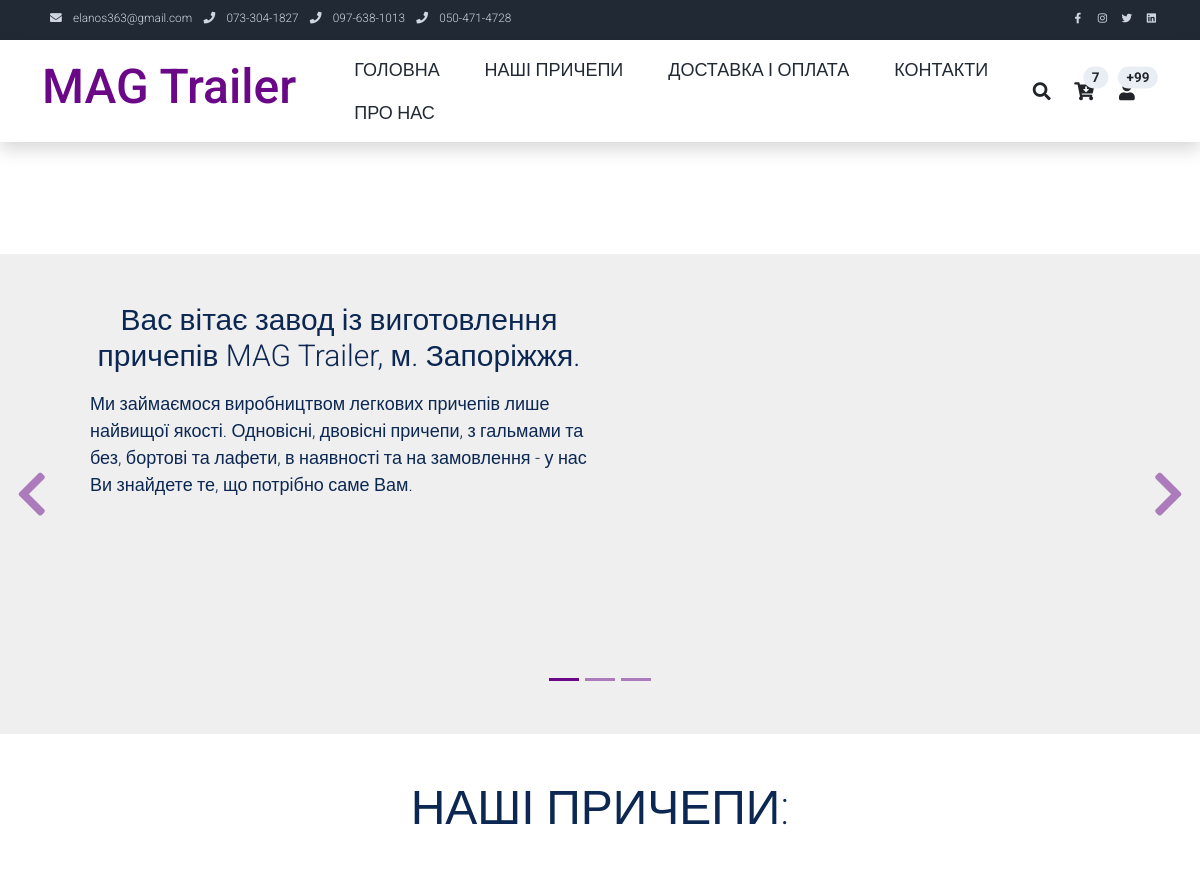
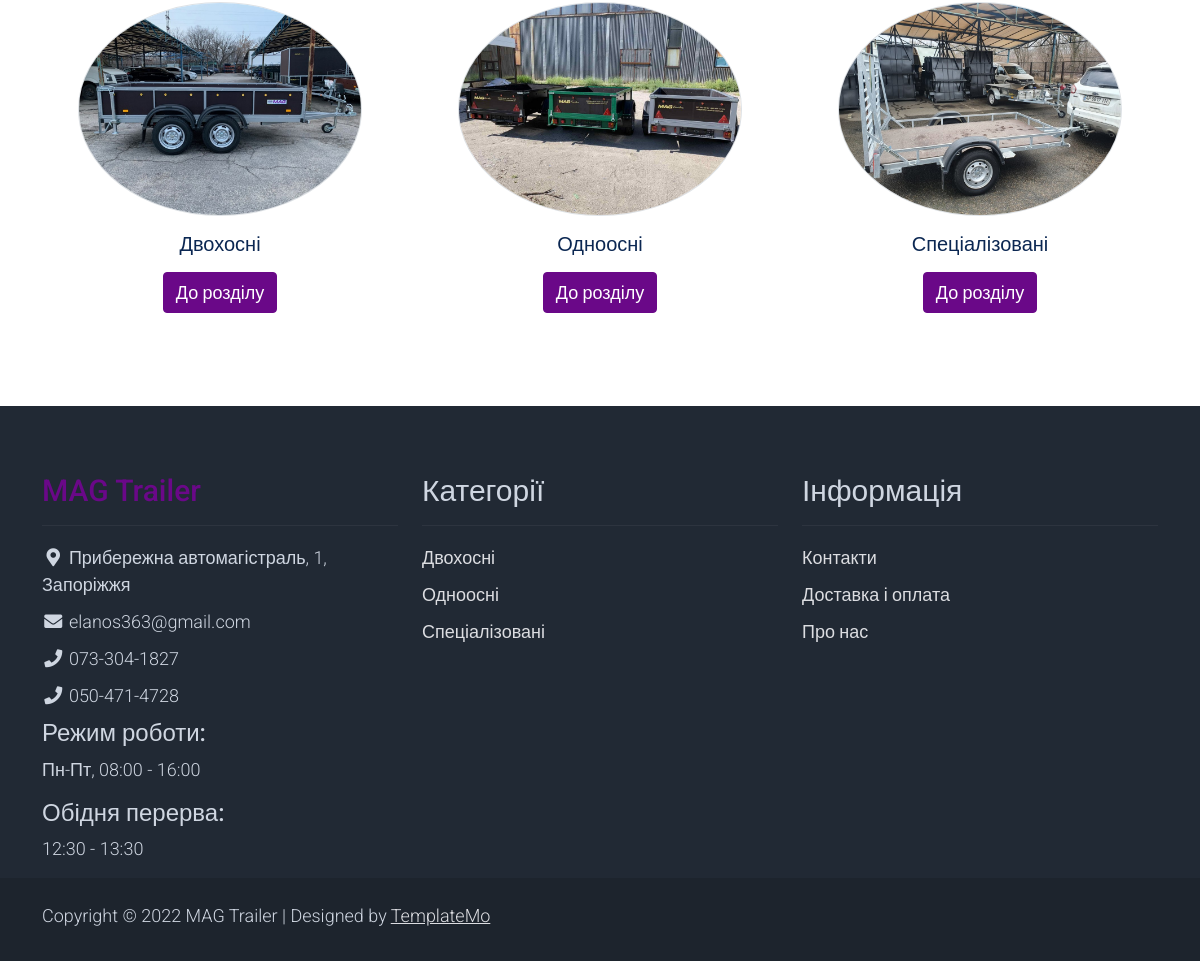
The page / on the database its author committed (2 pictures, top to bottom).
### pages/models.py (models this page shows, shortened)
class Category(models.Model):
    name = models.CharField(max_length=100, db_index=True, verbose_name='Категорія')
    slug = models.SlugField(max_length=100, db_index=True, unique=True)
    image = models.ImageField(upload_to='products_images/%Y/%m/%d', blank=True, null=True)
    class Meta:
        ordering = ('name', )
        verbose_name = 'Категорія'
        verbose_name_plural = 'Категорії'
    def get_absolute_url(self):
        return reverse('all_categories', kwargs={'cat_slug': self.slug})

### pages/views.py (the view)
# urls.py: path('', index, name='home'),
def index(request):
    context = {
        'menu': menu,
        'title': 'Завод автомобільних причепів MAG Trailer'
    }
    return render(request, 'pages/index.html', context=context)

### pages/templatetags/pages_tags.py (called while the page is built)
@register.simple_tag(name='getcats')
def get_categories():
    return Category.objects.all()

### pages/templates/pages/index.html (shortened to what this page needs)
{% extends 'pages/base.html' %}
{% load static %}
{% block content %}
    <section class="container py-5">
    </section>
    <div id="template-mo-zay-hero-carousel" class="carousel slide" data-bs-ride="carousel">
        <ol class="carousel-indicators">
            <li data-bs-target="#template-mo-zay-hero-carousel" data-bs-slide-to="0" class="active"></li>
            <li data-bs-target="#template-mo-zay-hero-carousel" data-bs-slide-to="1"></li>
            <li data-bs-target="#template-mo-zay-hero-carousel" data-bs-slide-to="2"></li>
        </ol>
        <div class="carousel-inner">
            <div class="carousel-item active">
                <div class="container">
                    <div class="row p-5">
                        <div class="mx-auto col-md-8 col-lg-6 order-lg-last">
                        </div>
                        <div class="col-lg-6 mb-0 d-flex align-items-center">
                            <div class="text-align-left align-self-center">
                                <h3 class="h2">
                                    <center>Вас вітає завод із виготовлення причепів MAG Trailer, м. Запоріжжя.</center>
                                </h3>
                                <p>
                                    <p>
                                    Ми займаємося виробництвом легкових причепів лише найвищої якості. Одновісні,
                                    двовісні причепи, з гальмами та без, бортові та лафети, в наявності та на замовлення
                                    - у нас Ви знайдете те, що потрібно саме Вам.
                                    </p>
                                </p>
                            </div>
                        </div>
                    </div>
                </div>
            </div>
        </div>
        <a class="carousel-control-prev text-decoration-none w-auto ps-3" href="#template-mo-zay-hero-carousel" role="button" data-bs-slide="prev">
            <i class="fas fa-chevron-left"></i>
        </a>
        <a class="carousel-control-next text-decoration-none w-auto pe-3" href="#template-mo-zay-hero-carousel" role="button" data-bs-slide="next">
            <i class="fas fa-chevron-right"></i>
        </a>
    </div>
    <section class="container py-5">
        <div class="row text-center pt-3">
            <div class="col-lg-6 m-auto">
                <h1 class="h1">НАШІ ПРИЧЕПИ:</h1>
            </div>
        </div>
        <div class="row">
            {% load pages_tags %}
            {% getcats as categories %}
            {% for c in categories %}
            <div class="col-12 col-md-4 p-5 mt-3">
                {% if c.image %}
                <a href="{{ c.get_absolute_url }}"><img src="{{c.image.url}}" class="rounded-circle img-fluid border"></a>
                {% endif %}
                <h5 class="text-center mt-3 mb-3">{{c.name}}</h5>
                <p class="text-center"><a class="btn btn-success" href="{{ c.get_absolute_url }}">До розділу</a></p>
            </div>
            {% endfor %}
        </div>
    </section>
{% endblock %}

### pages/templates/pages/base.html (shortened to what this page needs)
{% load static %}
<!DOCTYPE html>
<html lang="en">
<head>
    <link rel="stylesheet" href="{% static 'pages/css/bootstrap.min.css' %}">
    <link rel="stylesheet" href="{% static 'pages/css/templatemo.css' %}">
    <link rel="stylesheet" href="{% static 'pages/css/custom.css' %}">
    <link rel="stylesheet" href="{% static 'pages/css/fontawesome.min.css' %}">
</head>
<body>
    <nav class="navbar navbar-expand-lg bg-dark navbar-light d-none d-lg-block" id="templatemo_nav_top">
        <div class="container text-light">
            <div class="w-100 d-flex justify-content-between">
                <div>
                    <i class="fa fa-envelope mx-2"></i>
                    <a class="navbar-sm-brand text-light text-decoration-none">elanos363@gmail.com</a>
                    <i class="fa fa-phone mx-2"></i>
                    <a class="navbar-sm-brand text-light text-decoration-none">073-304-1827</a>
                    <i class="fa fa-phone mx-2"></i>
                    <a class="navbar-sm-brand text-light text-decoration-none">097-638-1013</a>
                    <i class="fa fa-phone mx-2"></i>
                    <a class="navbar-sm-brand text-light text-decoration-none">050-471-4728</a>
                </div>
                <div>
                    <a class="text-light" href="https://fb.com/templatemo" target="_blank" rel="sponsored"><i class="fab fa-facebook-f fa-sm fa-fw me-2"></i></a>
                    <a class="text-light" href="https://www.instagram.com/" target="_blank"><i class="fab fa-instagram fa-sm fa-fw me-2"></i></a>
                    <a class="text-light" href="https://twitter.com/" target="_blank"><i class="fab fa-twitter fa-sm fa-fw me-2"></i></a>
                    <a class="text-light" href="https://www.linkedin.com/" target="_blank"><i class="fab fa-linkedin fa-sm fa-fw"></i></a>
                </div>
            </div>
        </div>
    </nav>
    <nav class="navbar navbar-expand-lg navbar-light shadow">
        <div class="container d-flex justify-content-between align-items-center">
            <a class="navbar-brand text-success logo h1 align-self-center" href="{% url 'home' %}">
                MAG Trailer
            </a>
            <div class="align-self-center collapse navbar-collapse flex-fill  d-lg-flex justify-content-lg-between" id="templatemo_main_nav">
                <div class="flex-fill">
                    <ul class="nav navbar-nav d-flex justify-content-between mx-lg-auto">
                        {% for m in menu %}
                        <li class="nav-item">
                            <a class="nav-link" href="{% url m.url_name %}">{{ m.title }}</a>
                        </li>
                        {% endfor %}
                    </ul>
                </div>
                <div class="navbar align-self-center d-flex">
                    <a class="nav-icon d-none d-lg-inline" href="#" data-bs-toggle="modal" data-bs-target="#templatemo_search">
                        <i class="fa fa-fw fa-search text-dark mr-2"></i>
                    </a>
                    <a class="nav-icon position-relative text-decoration-none" href="#">
                        <i class="fa fa-fw fa-cart-arrow-down text-dark mr-1"></i>
                        <span class="position-absolute top-0 left-100 translate-middle badge rounded-pill bg-light text-dark">7</span>
                    </a>
                    <a class="nav-icon position-relative text-decoration-none" href="#">
                        <i class="fa fa-fw fa-user text-dark mr-3"></i>
                        <span class="position-absolute top-0 left-100 translate-middle badge rounded-pill bg-light text-dark">+99</span>
                    </a>
                </div>
            </div>
        </div>
    </nav>
{% block content %}
{% endblock %}
    <footer class="bg-dark" id="tempaltemo_footer">
        <div class="container">
            <div class="row">
                <div class="col-md-4 pt-5">
                    <h2 class="h2 text-success border-bottom pb-3 border-light logo">MAG Trailer</h2>
                    <ul class="list-unstyled text-light footer-link-list">
                        <li>
                            <i class="fas fa-map-marker-alt fa-fw"></i>
                            Прибережна автомагістраль, 1, Запоріжжя
                        </li>
                        <li>
                            <i class="fa fa-envelope fa-fw"></i>
                            elanos363@gmail.com
                        </li>
                        <li>
                            <i class="fa fa-phone fa-fw"></i>
                            073-304-1827
                        </li>
                        <li>
                            <i class="fa fa-phone fa-fw"></i>
                            050-471-4728
                        </li>
                        <li>
                            <h4 class="text-decoration-none">Режим роботи:</h4>
                            <p>Пн-Пт, 08:00 - 16:00</p>
                            <h4 class="text-decoration-none">Обідня перерва:</h4>
                            <p>12:30 - 13:30</p>
                        </li>
                    </ul>
                </div>
                <div class="col-md-4 pt-5">
                    <h2 class="h2 text-light border-bottom pb-3 border-light">Категорії</h2>
                    <ul class="list-unstyled text-light footer-link-list">
                        {% load pages_tags %}
                        {% getcats as categories %}
                        {% for c in categories %}
                        <li><a class="text-decoration-none" href="{{c.get_absolute_url}}">{{c.name}}</a></li>
                        {% endfor %}
                    </ul>
                </div>
                <div class="col-md-4 pt-5">
                    <h2 class="h2 text-light border-bottom pb-3 border-light">Інформація</h2>
                    <ul class="list-unstyled text-light footer-link-list">
                        <li><a class="text-decoration-none" href="{% url 'contacts' %}">Контакти</a></li>
                        <li><a class="text-decoration-none" href="{% url 'buy_and_delivery' %}">Доставка і оплата</a></li>
                        <li><a class="text-decoration-none" href="{% url 'about' %}">Про нас</a></li>
                    </ul>
                </div>
            </div>
        </div>
        <div class="w-100 bg-black py-3">
            <div class="container">
                <div class="row pt-2">
                    <div class="col-12">
                        <p class="text-left text-light">
                            Copyright &copy; 2022 MAG Trailer
                            | Designed by <a rel="sponsored" href="https://templatemo.com" target="_blank">TemplateMo</a>
                        </p>
                    </div>
                </div>
            </div>
        </div>
    </footer>
</body>
</html>

### pages/static/pages/css/templatemo.css (style rules this page uses)
body, ul, li, p, a, label, input, div { font-family: 'Roboto', sans-serif; font-size: 18px !important; font-weight: 300 !important; }
.h1 { font-family: 'Roboto', sans-serif; font-size: 48px !important; font-weight: 200 !important; }
.h2 { font-family: 'Roboto', sans-serif; font-size: 30px !important; font-weight: 300; }
.logo { font-weight: 500 !important; }
.text-success { color: #6A0888 !important; }
.text-light { color: #cfd6e1 !important; }
.bg-dark { background-color: #212934 !important; }
.bg-light { background-color: #e9eef5 !important; }
.bg-black { background-color: #1d242d !important; }
.btn-success { background-color: #6A0888 !important; border-color: #6A0888 !important; }
#templatemo_nav_top { min-height: 40px; }
#templatemo_nav_top * { font-size: .9em !important; }
#templatemo_main_nav a { color: #212934; }
#templatemo_main_nav .navbar .nav-icon { margin-right: 20px; }
#template-mo-zay-hero-carousel { background: #efefef !important; }
#template-mo-zay-hero-carousel .carousel-indicators li { margin-top: -50px; background-color: #6A0888; }
#template-mo-zay-hero-carousel .carousel-control-next i, #template-mo-zay-hero-carousel .carousel-control-prev i { color: #6A0888 !important; font-size: 2.8em !important; }
#tempaltemo_footer a { color: #dcdde1; }
#tempaltemo_footer ul.footer-link-list li { padding-top: 10px; }
#tempaltemo_footer .border-light { border-color: #2d343f !important; }
@media (min-width: 768px) { #templatemo_main_nav .navbar-nav { max-width: 450px; } }
@media (min-width: 992px) { #templatemo_main_nav .navbar-nav { max-width: 650px; } }
@media (min-width: 992px) { #template-mo-zay-hero-carousel .carousel-item { min-height: 30rem !important; } }

### rows shown on the page
Category: image (picture), name "Двохосні"
Category: image (picture), name "Одноосні"
Category: image (picture), name "Спеціалізовані"

### other values the page prints
{{ m.title }} "ГОЛОВНА" "НАШІ ПРИЧЕПИ" "ДОСТАВКА І ОПЛАТА" "КОНТАКТИ" "ПРО НАС"
